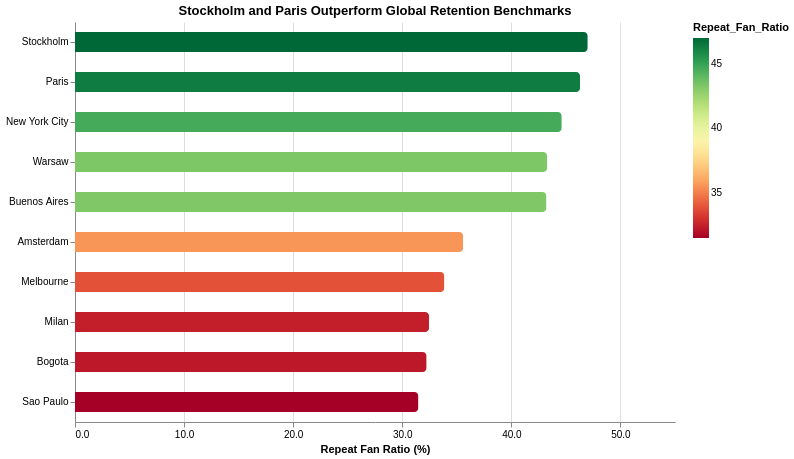

Source (notebook cell):
### Markdown cell above
The global heatmap identifies Johannesburg, Osaka, Sydney, and Mumbai as elite cool zones, characterized by the lowest skip rates in the entire dataset. These regions represent the highest-quality engagement, where listeners are most likely to lean in and finish a track rather than skipping. In contrast, warm zones like North America and parts of Europe show higher audience friction, suggesting that while those markets have high volume, they experience  listener behavior that consists of higher skip rates.

### Code cell
top_5 = city_profiles.nlargest(5, 'Repeat_Fan_Ratio')
bottom_5 = city_profiles.nsmallest(5, 'Repeat_Fan_Ratio')
extreme_cities = pd.concat([top_5, bottom_5])

# gradient bar chart
contrast_chart = alt.Chart(extreme_cities).mark_bar(
    cornerRadiusEnd=4,
    height=20
).encode(
    x=alt.X('Repeat_Fan_Ratio:Q',
            title='Repeat Fan Ratio (%)',
            scale=alt.Scale(domain=[0, 55]),
            axis=alt.Axis(format='.1f', grid=True, tickCount=6)),
    y=alt.Y('City_Name:N',
            sort='-x',
            title=None),
    color=alt.Color('Repeat_Fan_Ratio:Q',
                    title='Repeat_Fan_Ratio',
                    scale=alt.Scale(scheme='redyellowgreen'),
                    legend=alt.Legend(title="Repeat_Fan_Ratio")),
    tooltip=[
        alt.Tooltip('City_Name:N'),
        alt.Tooltip('Repeat_Fan_Ratio:Q', format='.2f', title='Repeat Ratio %'),
        alt.Tooltip('Avg_Skip_Rate:Q', format='.2f', title='Skip Rate %')
    ]
).properties(
    width=600,
    height=400,
    title="Stockholm and Paris Outperform Global Retention Benchmarks"
)

(contrast_chart).configure_view(strokeWidth=0).display()

### Figure 1 — Vega-Lite specification as saved in the notebook (floating-point values rounded to 4 significant figures)
{"config": {"view": {"continuousWidth": 300, "continuousHeight": 300, "strokeWidth": 0}}, "data": {"name": "data-d79b22b4900dfb1fa4565a0c12a72fb2"}, "mark": {"type": "bar", "cornerRadiusEnd": 4, "height": 20}, "encoding": {"color": {"field": "Repeat_Fan_Ratio", "legend": {"title": "Repeat_Fan_Ratio"}, "scale": {"scheme": "redyellowgreen"}, "title": "Repeat_Fan_Ratio", "type": "quantitative"}, "tooltip": [{"field": "City_Name", "type": "nominal"}, {"field": "Repeat_Fan_Ratio", "format": ".2f", "title": "Repeat Ratio %", "type": "quantitative"}, {"field": "Avg_Skip_Rate", "format": ".2f", "title": "Skip Rate %", "type": "quantitative"}], "x": {"axis": {"format": ".1f", "grid": true, "tickCount": 6}, "field": "Repeat_Fan_Ratio", "scale": {"domain": [0, 55]}, "title": "Repeat Fan Ratio (%)", "type": "quantitative"}, "y": {"field": "City_Name", "sort": "-x", "title": null, "type": "nominal"}}, "height": 400, "title": "Stockholm and Paris Outperform Global Retention Benchmarks", "width": 600, "$schema": "https://vega.github.io/schema/vega-lite/v5.20.1.json", "datasets": {"data-d79b22b4900dfb1fa4565a0c12a72fb2": [{"City_Name": "Stockholm", "Country": "Sweden", "Latitude": 59.33, "Longitude": 18.07, "Monthly_Listeners": 694300.0, "Repeat_Listeners": 326300.0, "Total_Streams": 256013973, "Avg_Skip_Rate": 27.75, "Save_Rate": 8.693, "Growth_MoM": 26.33, "Monthly_Streams": 21330000.0, "Repeat_Fan_Ratio": 47.0, "Engagement_Ratio": 0.001275, "Loyalty_Score": 14.72}, {"City_Name": "Paris", "Country": "France", "Latitude": 48.86, "Longitude": 2.352, "Monthly_Listeners": 528100.0, "Repeat_Listeners": 244500.0, "Total_Streams": 132339913, "Avg_Skip_Rate": 28.62, "Save_Rate": 11.41, "Growth_MoM": 32.79, "Monthly_Streams": 11030000.0, "Repeat_Fan_Ratio": 46.3, "Engagement_Ratio": 0.001848, "Loyalty_Score": 18.46}, {"City_Name": "New York City", "Country": "USA", "Latitude": 40.71, "Longitude": -74.01, "Monthly_Listeners": 621500.0, "Repeat_Listeners": 277300.0, "Total_Streams": 143466473, "Avg_Skip_Rate": 29.53, "Save_Rate": 10.14, "Growth_MoM": 24.85, "Monthly_Streams": 11960000.0, "Repeat_Fan_Ratio": 44.62, "Engagement_Ratio": 0.001933, "Loyalty_Score": 15.32}, {"City_Name": "Warsaw", "Country": "Poland", "Latitude": 52.23, "Longitude": 21.01, "Monthly_Listeners": 683800.0, "Repeat_Listeners": 296000.0, "Total_Streams": 232339416, "Avg_Skip_Rate": 29.6, "Save_Rate": 9.095, "Growth_MoM": 25.55, "Monthly_Streams": 19360000.0, "Repeat_Fan_Ratio": 43.28, "Engagement_Ratio": 0.001274, "Loyalty_Score": 13.3}, {"City_Name": "Buenos Aires", "Country": "Argentina", "Latitude": -34.6, "Longitude": -58.38, "Monthly_Listeners": 597000.0, "Repeat_Listeners": 258000.0, "Total_Streams": 141670322, "Avg_Skip_Rate": 27.8, "Save_Rate": 11.02, "Growth_MoM": 30.95, "Monthly_Streams": 11810000.0, "Repeat_Fan_Ratio": 43.22, "Engagement_Ratio": 0.001821, "Loyalty_Score": 17.13}, {"City_Name": "Sao Paulo", "Country": "Brazil", "Latitude": -23.55, "Longitude": -46.63, "Monthly_Listeners": 619100.0, "Repeat_Listeners": 194900.0, "Total_Streams": 136801104, "Avg_Skip_Rate": 26.63, "Save_Rate": 12.49, "Growth_MoM": 33.08, "Monthly_Streams": 11400000.0, "Repeat_Fan_Ratio": 31.48, "Engagement_Ratio": 0.001425, "Loyalty_Score": 14.77}, {"City_Name": "Bogota", "Country": "Colombia", "Latitude": 4.711, "Longitude": -74.07, "Monthly_Listeners": 610700.0, "Repeat_Listeners": 196800.0, "Total_Streams": 136737885, "Avg_Skip_Rate": 29.94, "Save_Rate": 10.21, "Growth_MoM": 35.51, "Monthly_Streams": 11390000.0, "Repeat_Fan_Ratio": 32.23, "Engagement_Ratio": 0.00144, "Loyalty_Score": 10.99}, {"City_Name": "Milan", "Country": "Italy", "Latitude": 45.46, "Longitude": 9.19, "Monthly_Listeners": 639200.0, "Repeat_Listeners": 207500.0, "Total_Streams": 158854040, "Avg_Skip_Rate": 29.0, "Save_Rate": 10.93, "Growth_MoM": 39.47, "Monthly_Streams": 13240000.0, "Repeat_Fan_Ratio": 32.46, "Engagement_Ratio": 0.001306, "Loyalty_Score": 12.24}, {"City_Name": "Melbourne", "Country": "Australia", "Latitude": -37.81, "Longitude": 145.0, "Monthly_Listeners": 699200.0, "Repeat_Listeners": 236700.0, "Total_Streams": 187782313, "Avg_Skip_Rate": 30.35, "Save_Rate": 8.825, "Growth_MoM": 41.11, "Monthly_Streams": 15650000.0, "Repeat_Fan_Ratio": 33.86, "Engagement_Ratio": 0.001261, "Loyalty_Score": 9.844}, {"City_Name": "Amsterdam", "Country": "Netherlands", "Latitude": 52.37, "Longitude": 4.904, "Monthly_Listeners": 640400.0, "Repeat_Listeners": 227900.0, "Total_Streams": 140161021, "Avg_Skip_Rate": 31.03, "Save_Rate": 9.709, "Growth_MoM": 38.95, "Monthly_Streams": 11680000.0, "Repeat_Fan_Ratio": 35.58, "Engagement_Ratio": 0.001626, "Loyalty_Score": 11.13}]}}
